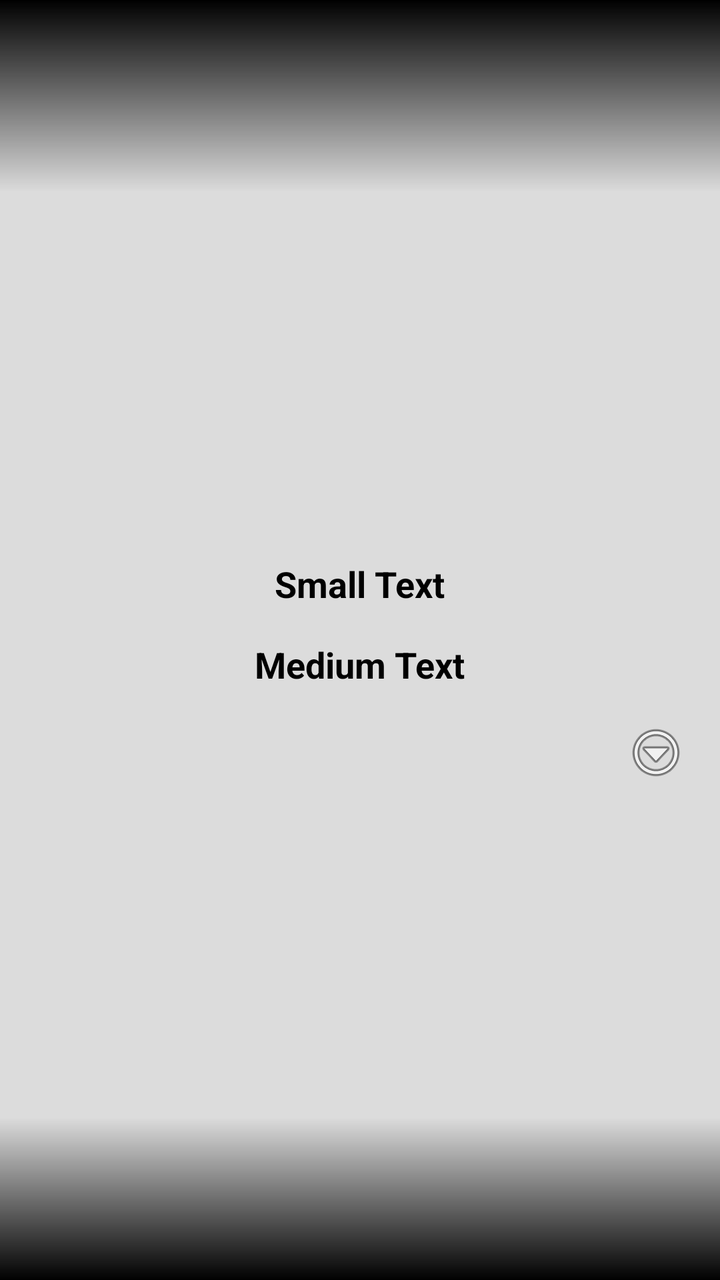
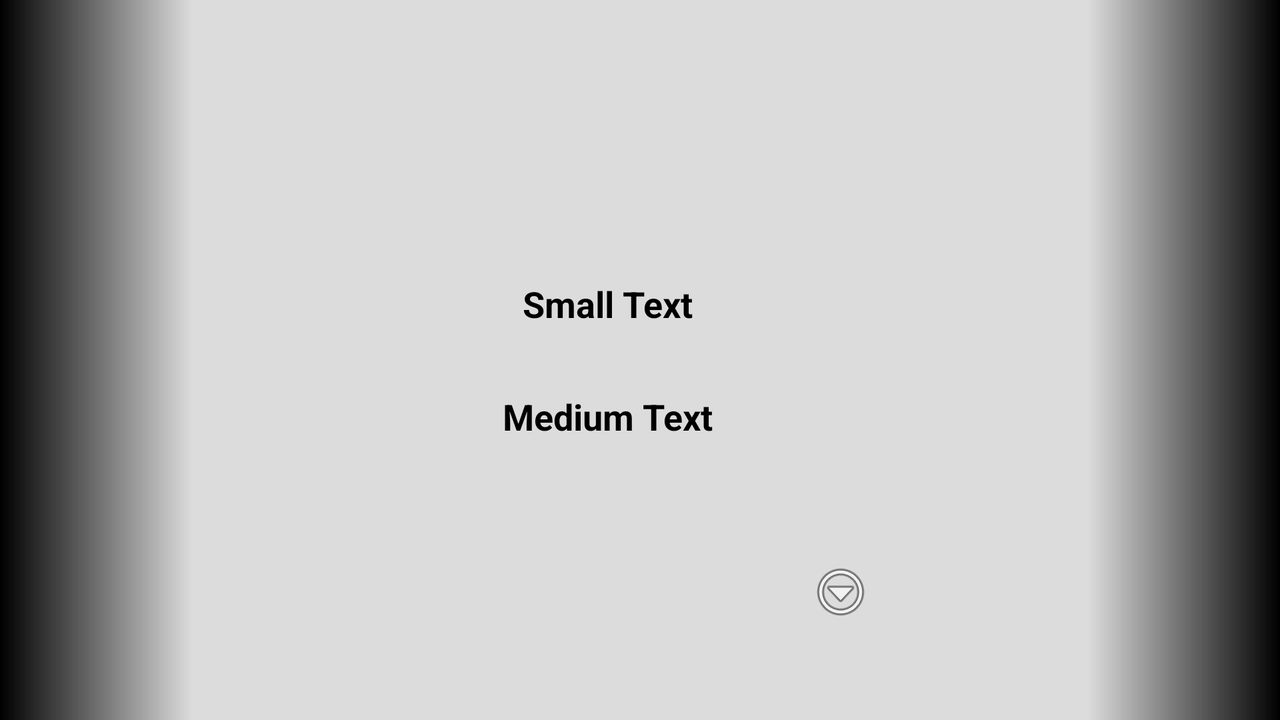

Two renders of one Android screen. The first uses the default layout on a phone; the second uses the alternative layout the repository ships for a different screen configuration, on a matching device. The two XML files are below.
<!-- AndroidManifest.xml: application theme AppTheme -->
<!-- res/layout/activity_main.xml -->
<LinearLayout xmlns:android="http://schemas.android.com/apk/res/android"
    xmlns:tools="http://schemas.android.com/tools"
    android:layout_width="match_parent"
    android:layout_height="match_parent"
    android:background="@drawable/bg"
    android:gravity="center_vertical|center_horizontal"
    android:orientation="vertical"
    tools:context=".MainActivity">

    <TableLayout
        android:id="@+id/tlayout"
        android:layout_width="match_parent"
        android:layout_height="wrap_content"
        android:layout_gravity="center_horizontal"
        android:layout_margin="@dimen/activity_horizontal_margin">

    </TableLayout>

    <TextView
        android:id="@+id/tvLevel"
        android:layout_width="wrap_content"
        android:layout_height="wrap_content"
        android:layout_margin="@dimen/activity_horizontal_margin"
        android:gravity="center_horizontal"
        android:text="Small Text"
        android:textAppearance="?android:attr/textAppearanceMedium"
        android:textStyle="bold" />

    <GridLayout
        android:id="@+id/controlsLayout"
        android:layout_width="match_parent"
        android:layout_height="wrap_content"
        android:layout_marginLeft="@dimen/activity_horizontal_margin"
        android:layout_marginRight="@dimen/activity_horizontal_margin"
        android:columnCount="9"
        android:gravity="center_horizontal"
        android:orientation="horizontal"
        android:rowCount="1" />


    <TextView
        android:id="@+id/tvRank"
        android:layout_width="wrap_content"
        android:layout_height="wrap_content"
        android:text="Medium Text"
        android:textAppearance="?android:attr/textAppearanceMedium"
        android:textStyle="bold" />

    <TextView
        android:id="@+id/tvOptions"
        android:layout_width="wrap_content"
        android:layout_height="wrap_content"
        android:layout_gravity="right"
        android:layout_margin="@dimen/activity_horizontal_margin"
        android:background="@android:drawable/ic_menu_more" />

</LinearLayout>
<!-- resources referenced by this layout -->
<resources>
  <dimen name="activity_horizontal_margin">16dp</dimen>
  <!-- drawable bg (drawable) -->
  <?xml version="1.0" encoding="utf-8"?>
  <layer-list xmlns:android="http://schemas.android.com/apk/res/android">
      <item>
          <shape android:shape="rectangle">
              <solid android:color="@color/field" />
          </shape>
      </item>
      <item android:top="100dp">
          <shape android:shape="rectangle">
              <gradient
                  android:angle="90"
                  android:centerColor="@color/field_fade"
                  android:centerY="0.15"
                  android:endColor="@color/field_fade"
                  android:startColor="#000"
                  android:type="linear" />
          </shape>
      </item>
      <item android:top="0dp">
          <shape android:shape="rectangle">
              <gradient
                  android:angle="-90"
                  android:centerColor="@color/field_fade"
                  android:centerY="0.15"
                  android:endColor="@color/field_fade"
                  android:startColor="#000"
                  android:type="linear" />
          </shape>
      </item>
  
  </layer-list>
  <style name="AppTheme" parent="android:Theme.Holo.Light.NoActionBar.Fullscreen">
          
  
          <item name="android:buttonStyle">@style/cell</item>
      </style>
  <color name="field">#dcdcdc</color>
  <color name="field_fade">#00dcdcdc</color>
  <style name="cell" parent="@android:style/Widget.Button">
          <item name="android:gravity">center_vertical|center_horizontal</item>
          <item name="android:textColor">#000</item>
          <item name="android:textSize">28sp</item>
          <item name="android:textStyle">bold</item>
          <item name="android:background">@drawable/button_selector</item>
          <item name="android:focusable">true</item>
          <item name="android:clickable">true</item>
          <item name="android:typeface">monospace</item>
          <item name="android:paddingLeft">@dimen/cell_horizontal_margin</item>
          <item name="android:paddingRight">@dimen/cell_horizontal_margin</item>
      </style>
  <dimen name="cell_horizontal_margin">8dp</dimen>
</resources>
<!-- res/layout-land/activity_main.xml (the author's variant of the layout above) -->
<!-- drawn on the phone turned sideways -->
<LinearLayout xmlns:android="http://schemas.android.com/apk/res/android"
    xmlns:tools="http://schemas.android.com/tools"
    android:layout_width="match_parent"
    android:layout_height="match_parent"
    android:background="@drawable/bg_land"
    android:gravity="center_horizontal"
    android:orientation="horizontal"
    tools:context=".MainActivity">

    <TableLayout
        android:id="@+id/tlayout"
        android:layout_width="wrap_content"
        android:layout_height="match_parent"
        android:layout_gravity="center_vertical"
        android:layout_margin="@dimen/activity_horizontal_margin">

    </TableLayout>

    <LinearLayout
        android:layout_width="wrap_content"
        android:layout_height="match_parent"
        android:layout_margin="@dimen/activity_horizontal_margin"
        android:gravity="center_vertical|center_horizontal"
        android:orientation="vertical">

        <TextView
            android:id="@+id/tvLevel"
            android:layout_width="wrap_content"
            android:layout_height="wrap_content"
            android:layout_margin="@dimen/activity_horizontal_margin"
            android:gravity="center_horizontal"
            android:text="Small Text"
            android:textAppearance="?android:attr/textAppearanceMedium"
            android:textStyle="bold" />

        <GridLayout
            android:id="@+id/controlsLayout"
            android:layout_width="wrap_content"
            android:layout_height="wrap_content"
            android:columnCount="3"
            android:gravity="center_horizontal"
            android:orientation="horizontal"
            android:rowCount="3"
            android:useDefaultMargins="true" />

        <TextView
            android:id="@+id/tvRank"
            android:layout_width="wrap_content"
            android:layout_height="wrap_content"
            android:layout_margin="@dimen/activity_horizontal_margin"
            android:text="Medium Text"
            android:textAppearance="?android:attr/textAppearanceMedium"
            android:textStyle="bold" />

    </LinearLayout>

    <TextView
        android:id="@+id/tvOptions"
        android:layout_width="wrap_content"
        android:layout_height="wrap_content"
        android:layout_gravity="bottom|right"
        android:layout_margin="@dimen/activity_horizontal_margin"
        android:background="@android:drawable/ic_menu_more" />

</LinearLayout>
<!-- resources referenced by the variant -->
<!-- as the phone turned sideways resolves them -->
<resources>
  <dimen name="activity_horizontal_margin">16dp</dimen>
  <!-- drawable bg_land (drawable) -->
  <?xml version="1.0" encoding="utf-8"?>
  <layer-list xmlns:android="http://schemas.android.com/apk/res/android">
      <item>
          <shape android:shape="rectangle">
              <solid android:color="@color/field" />
          </shape>
      </item>
      <item android:left="0dp">
          <shape android:shape="rectangle">
              <gradient
                  android:angle="0"
                  android:centerColor="@color/field_fade"
                  android:centerY="0.15"
                  android:endColor="@color/field_fade"
                  android:startColor="#000"
                  android:type="linear" />
          </shape>
      </item>
      <item android:right="0dp">
          <shape android:shape="rectangle">
              <gradient
                  android:angle="180"
                  android:centerColor="@color/field_fade"
                  android:centerY="0.15"
                  android:endColor="@color/field_fade"
                  android:startColor="#000"
                  android:type="linear" />
          </shape>
      </item>
  
  </layer-list>
  <style name="AppTheme" parent="android:Theme.Holo.Light.NoActionBar.Fullscreen">
          
  
          <item name="android:buttonStyle">@style/cell</item>
      </style>
  <color name="field">#dcdcdc</color>
  <color name="field_fade">#00dcdcdc</color>
  <style name="cell" parent="@android:style/Widget.Button">
          <item name="android:gravity">center_vertical|center_horizontal</item>
          <item name="android:textColor">#000</item>
          <item name="android:textSize">28sp</item>
          <item name="android:textStyle">bold</item>
          <item name="android:background">@drawable/button_selector</item>
          <item name="android:focusable">true</item>
          <item name="android:clickable">true</item>
          <item name="android:typeface">monospace</item>
          <item name="android:paddingLeft">@dimen/cell_horizontal_margin</item>
          <item name="android:paddingRight">@dimen/cell_horizontal_margin</item>
      </style>
  <dimen name="cell_horizontal_margin">8dp</dimen>
</resources>
